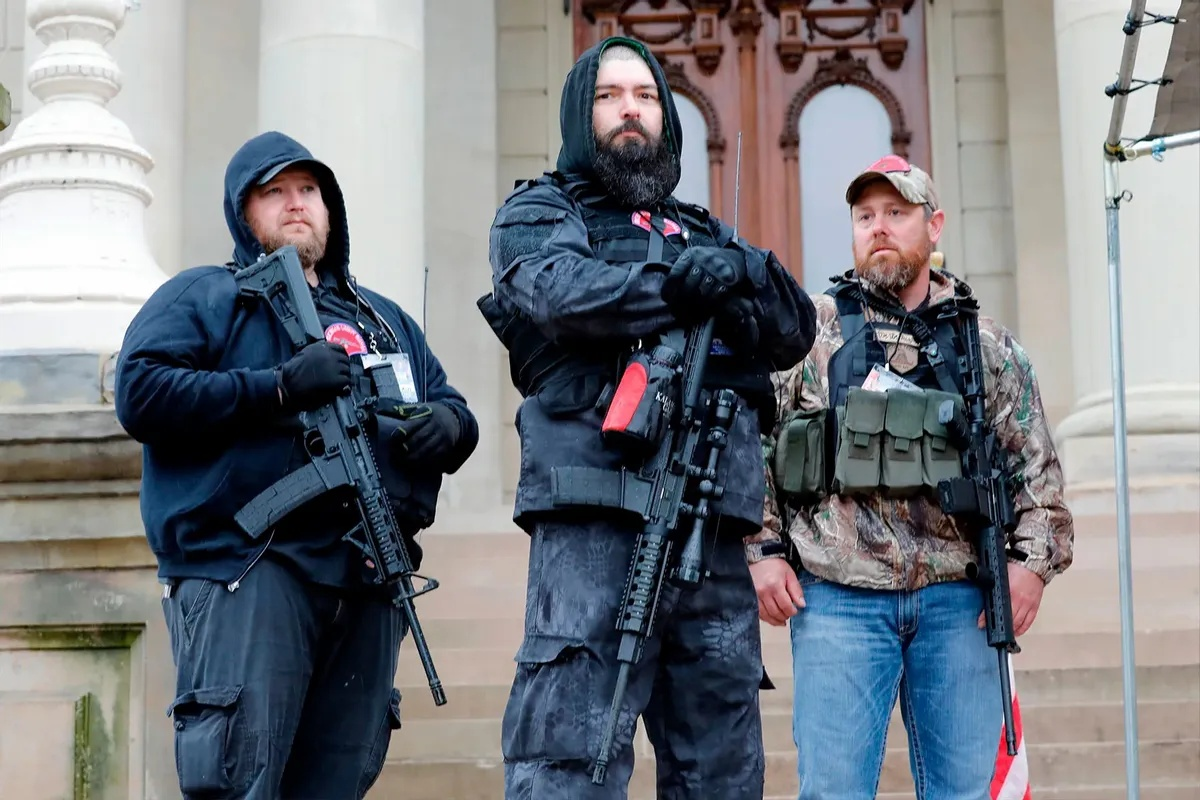
#> input picture data/1.jpg, 1200 x 800 px, found by its file name
$ python check_slicing.py   (older library calls are emulated)
#> lines starting #> are read from the running program, lines starting #| are printed output that depends on the picture
### src/utils/cv.py
from io import BytesIO

import numpy as np
import requests
from loguru import logger
from PIL import Image, ImageOps


def read_image_as_pil(
    image: Image.Image | str | np.ndarray, exif_fix: bool = True
) -> Image.Image:
    """Loads an image as PIL.Image.Image.

    Args:
        image (Union[Image.Image, str, np.ndarray]): The image to be loaded. It can be an image path or URL (str),
            a numpy image (np.ndarray), or a PIL.Image object.
        exif_fix (bool, optional): Whether to apply an EXIF fix to the image. Defaults to False.

    Returns:
        PIL.Image.Image: The loaded image as a PIL.Image object.
    """
    # https://stackoverflow.com/questions/56174099/how-to-load-images-larger-than-max-image-pixels-with-pil
    Image.MAX_IMAGE_PIXELS = None

    if isinstance(image, Image.Image):
        image_pil = image
    elif isinstance(image, str):
        # read image if str image path is provided
        try:
            image_pil = Image.open(
                BytesIO(requests.get(image, stream=True).content)
                if str(image).startswith("http")
                else image
            ).convert("RGB")
            if exif_fix:
                ImageOps.exif_transpose(image_pil, in_place=True)
        except Exception as e:  # handle large/tiff image reading
            logger.error(
                f"PIL failed reading image with error {e}, trying skimage instead"
            )
            try:
                import skimage.io
            except ImportError as err:
                raise ImportError(
                    "Please run 'pip install -U scikit-image imagecodecs' for large image handling."
                ) from err
            image_sk = skimage.io.imread(image).astype(np.uint8)
            if len(image_sk.shape) == 2:  # b&w
                image_pil = Image.fromarray(image_sk, mode="1")
            elif image_sk.shape[2] == 4:  # rgba
                image_pil = Image.fromarray(image_sk, mode="RGBA")
            elif image_sk.shape[2] == 3:  # rgb
                image_pil = Image.fromarray(image_sk, mode="RGB")
            else:
                raise TypeError(
                    f"image with shape: {image_sk.shape[3]} is not supported."
                ) from None
    elif isinstance(image, np.ndarray):
        # check if image is in CHW format (Channels, Height, Width)
        # heuristic: 3 dimensions, first dim (channels) < 5, last dim (width) > 4
        if image.ndim == 3 and image.shape[0] < 5 and image.shape[2] > 4:
            # convert CHW to HWC (Height, Width, Channels)
            image = np.transpose(image, (1, 2, 0))
        image_pil = Image.fromarray(image)
    else:
        raise TypeError("read image with 'pillow' using 'Image.open()'")
    return image_pil

### src/slice/slicing.py
import concurrent.futures
import os
from pathlib import Path

import numpy as np
from loguru import logger
from PIL import Image

from src.slice.objects import SlicedImage, SliceImageResult
from src.slice.utils import get_auto_slice_params
from src.utils.cv import read_image_as_pil

IMAGE_EXTENSIONS_LOSSY = {".jpg", ".jpeg"}
IMAGE_EXTENSIONS_LOSSLESS = {".png", ".bmp", ".tiff", ".tif"}
MAX_WORKERS = os.cpu_count() or 4


def get_slice_bboxes(
    image_height: int,
    image_width: int,
    slice_height: int | None = None,
    slice_width: int | None = None,
    auto_slice_resolution: bool | None = True,
    overlap_height_ratio: float | None = 0.2,
    overlap_width_ratio: float | None = 0.2,
) -> list[list[int]]:
    """Generate bounding boxes for slicing an image into crops.

    The function calculates the coordinates for each slice based on the provided
    image dimensions, slice size, and overlap ratios. If slice size is not provided
    and auto_slice_resolution is True, the function will automatically determine
    appropriate slice parameters.

    Args:
        image_height (int): Height of the original image.
        image_width (int): Width of the original image.
        slice_height (int, optional): Height of each slice. Default None.
        slice_width (int, optional): Width of each slice. Default None.
        overlap_height_ratio (float, optional): Fractional overlap in height of each
            slice (e.g. an overlap of 0.2 for a slice of size 100 yields an
            overlap of 20 pixels). Default 0.2.
        overlap_width_ratio(float, optional): Fractional overlap in width of each
            slice (e.g. an overlap of 0.2 for a slice of size 100 yields an
            overlap of 20 pixels). Default 0.2.
        auto_slice_resolution (bool, optional): if not set slice parameters such as slice_height and slice_width,
            it enables automatically calculate these parameters from image resolution and orientation.

    Returns:
        List[List[int]]: List of 4 corner coordinates for each N slices.
            [
                [slice_0_left, slice_0_top, slice_0_right, slice_0_bottom],
                ...
                [slice_N_left, slice_N_top, slice_N_right, slice_N_bottom]
            ]
    """
    slice_bboxes = []
    y_max = y_min = 0

    if slice_height and slice_width:
        for name, r in (
            ("height", overlap_height_ratio),
            ("width", overlap_width_ratio),
        ):
            if r is not None and r >= 1.0:
                raise ValueError("Overlap ratio must be less than 1.0")
        r_h = overlap_height_ratio if overlap_height_ratio is not None else 0.2
        r_w = overlap_width_ratio if overlap_width_ratio is not None else 0.2
        y_overlap = int(r_h * slice_height)
        x_overlap = int(r_w * slice_width)
    elif auto_slice_resolution:
        x_overlap, y_overlap, slice_width, slice_height = get_auto_slice_params(
            height=image_height, width=image_width
        )
    else:
        raise ValueError(
            "Compute type is not auto and slice width and height are not provided."
        )

    while y_max < image_height:
        x_min = x_max = 0
        y_max = y_min + slice_height
        while x_max < image_width:
            x_max = x_min + slice_width
            if y_max > image_height or x_max > image_width:
                xmax = min(image_width, x_max)
                ymax = min(image_height, y_max)
                xmin = max(0, xmax - slice_width)
                ymin = max(0, ymax - slice_height)
                slice_bboxes.append([xmin, ymin, xmax, ymax])
            else:
                slice_bboxes.append([x_min, y_min, x_max, y_max])
            x_min = x_max - x_overlap
        y_min = y_max - y_overlap
    return slice_bboxes


def slice_image(
    image: str | Image.Image,
    output_file_name: str | None = None,
    output_dir: str | None = None,
    slice_height: int | None = None,
    slice_width: int | None = None,
    overlap_height_ratio: float | None = 0.2,
    overlap_width_ratio: float | None = 0.2,
    auto_slice_resolution: bool | None = True,
    min_area_ratio: float | None = 0.1,
    out_ext: str | None = None,
    verbose: bool | None = False,
    exif_fix: bool = True,
) -> SliceImageResult:
    """Slice a large image into smaller windows. If output_file_name and output_dir is given, export sliced images.

    Args:
        image (str or PIL.Image): File path of image or Pillow Image to be sliced.
        coco_annotation_list (List[CocoAnnotation], optional): List of CocoAnnotation objects.
        output_file_name (str, optional): Root name of output files (coordinates will
            be appended to this)
        output_dir (str, optional): Output directory
        slice_height (int, optional): Height of each slice. Default None.
        slice_width (int, optional): Width of each slice. Default None.
        overlap_height_ratio (float, optional): Fractional overlap in height of each
            slice (e.g. an overlap of 0.2 for a slice of size 100 yields an
            overlap of 20 pixels). Default 0.2.
        overlap_width_ratio (float, optional): Fractional overlap in width of each
            slice (e.g. an overlap of 0.2 for a slice of size 100 yields an
            overlap of 20 pixels). Default 0.2.
        auto_slice_resolution (bool, optional): if not set slice parameters such as slice_height and slice_width,
            it enables automatically calculate these params from image resolution and orientation.
        min_area_ratio (float, optional): If the cropped annotation area to original annotation
            ratio is smaller than this value, the annotation is filtered out. Default 0.1.
        out_ext (str, optional): Extension of saved images. Default is the
            original suffix for lossless image formats and png for lossy formats ('.jpg','.jpeg').
        verbose (bool, optional): Switch to print relevant values to screen.
            Default 'False'.
        exif_fix (bool): Whether to apply an EXIF fix to the image.

    Returns:
        sliced_image_result: SliceImageResult:
                                sliced_image_list: list of SlicedImage
                                image_dir: str
                                    Directory of the sliced image exports.
                                original_image_size: list of int
                                    Size of the unsliced original image in [height, width]
    """

    # define verboseprint
    verboselog = logger.info if verbose else lambda *a, **k: None

    # [7 lines left out: function _export_single_slice, not called in this run]

    # create outdir if not present
    if output_dir is not None:
        Path(output_dir).mkdir(parents=True, exist_ok=True)

    # read image
    image_pil = read_image_as_pil(image, exif_fix=exif_fix)
    verboselog("image.shape: " + str(image_pil.size))

    image_width, image_height = image_pil.size
    if not image_width or not image_height:
        raise RuntimeError(f"invalid image size: {image_pil.size} for 'slice_image'.")
    slice_bboxes = get_slice_bboxes(
        image_height=image_height,
        image_width=image_width,
        auto_slice_resolution=auto_slice_resolution,
        slice_height=slice_height,
        slice_width=slice_width,
        overlap_height_ratio=overlap_height_ratio,
        overlap_width_ratio=overlap_width_ratio,
    )

    sliced_image_result = SliceImageResult(
        original_image_size=[image_height, image_width], image_dir=output_dir
    )
    image_pil_arr = np.asarray(image_pil)

    for slice_bbox in slice_bboxes:
        tlx, tly, brx, bry = slice_bbox
        image_pil_slice = image_pil_arr[tly:bry, tlx:brx]

        slice_suffixes = "_".join(map(str, slice_bbox))
        if out_ext:
            suffix = out_ext
        elif hasattr(image_pil, "filename"):
            suffix = Path(image_pil.filename).suffix
            if suffix in IMAGE_EXTENSIONS_LOSSY:
                suffix = ".png"
            elif suffix in IMAGE_EXTENSIONS_LOSSLESS:
                suffix = Path(image_pil.filename).suffix
        else:
            suffix = ".png"

        sliced_image = SlicedImage(image=image_pil_slice, starting_pixel=[tlx, tly])
        sliced_image_result.add_sliced_image(sliced_image)

    if output_file_name and output_dir:
        n = len(sliced_image_result)
        filenames = [
            f"{output_file_name}_{'_'.join(map(str, b))}{suffix}" for b in slice_bboxes
        ]
        max_workers = max(1, min(MAX_WORKERS, n))
        with concurrent.futures.ThreadPoolExecutor(max_workers=max_workers) as executor:
            list(
                executor.map(
                    _export_single_slice,
                    sliced_image_result.images,
                    [output_dir] * n,
                    filenames,
                )
            )

    verboselog(
        f"Num slices: {len(slice_bboxes)} slice_height: {slice_height} slice_width: {slice_width}"
    )

    return sliced_image_result

### src/slice/objects.py
import numpy as np


class SlicedImage:
    def __init__(self, image: np.ndarray, starting_pixel: list[int]):
        """
        image: np.array
            Sliced image.
        starting_pixel: list of list of int
            Starting pixel coordinates of the sliced image.
        """
        self.image = image
        self.starting_pixel = starting_pixel


class SliceImageResult:
    def __init__(self, original_image_size: list[int], image_dir: str | None = None):
        self.original_image_height = original_image_size[0]
        self.original_image_width = original_image_size[1]
        self.image_dir = image_dir
        self._sliced_image_list: list[SlicedImage] = []

    def add_sliced_image(self, sliced_image: SlicedImage):
        if not isinstance(sliced_image, SlicedImage):
            raise TypeError("sliced_image must be a SlicedImage instance")
        self._sliced_image_list.append(sliced_image)

    @property
    def sliced_image_list(self):
        return self._sliced_image_list

    # [31 lines left out: functions images, starting_pixels, filenames, _item_at, __getitem__, not called in this run]

    def __len__(self):
        return len(self._sliced_image_list)

### scripts/check_slicing.py
import argparse
from pathlib import Path

import cv2
from src.slice import slice_image
from src.utils.constants import PROJECT_ROOT


def main():
    parser = argparse.ArgumentParser(description="Slice an image and save tiles.")
    parser.add_argument(
        "--image",
        default=str(PROJECT_ROOT / "data/1.jpg"),
        help="Input image path",
    )
    parser.add_argument(
        "--result-dir",
        default=PROJECT_ROOT / "result",
        help="Base folder for outputs; artifacts go under result/slice/<image_name>/",
    )
    parser.add_argument("--slice-height", type=int, default=640)
    parser.add_argument("--slice-width", type=int, default=640)
    parser.add_argument("--overlap-height-ratio", type=float, default=0.2)
    parser.add_argument("--overlap-width-ratio", type=float, default=0.2)
    args = parser.parse_args()

    image_path = args.image
    image_stem = Path(image_path).stem
    out_dir = Path(args.result_dir) / "slice" / image_stem
    out_dir.mkdir(parents=True, exist_ok=True)

    slice_image_result = slice_image(
        image=image_path,
        slice_height=args.slice_height,
        slice_width=args.slice_width,
        overlap_height_ratio=args.overlap_height_ratio,
        overlap_width_ratio=args.overlap_width_ratio,
        auto_slice_resolution=False,
    )
#> in read_image_as_pil, image_pil is the input picture: PIL image 1200x800 RGB; mean R, G, B 118.7, 121.9, 127.7
#> the loop in slice_image, `for slice_bbox in slice_bboxes:` made 6 passes
#> pass 1, in slice_image, `image_pil_slice = image_pil_arr[tly:bry, tlx:brx]`:
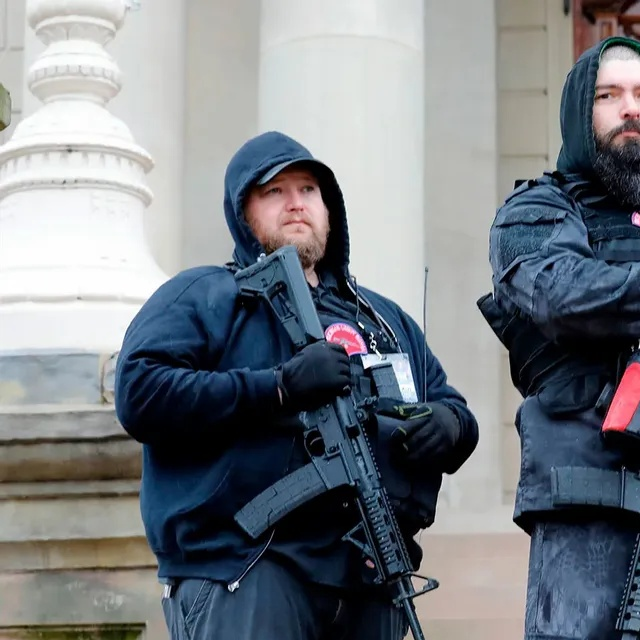
#> image_pil_slice: shape (640, 640, 3); mean R, G, B 121.2, 126.4, 132.3
#> pass 2, in slice_image, `image_pil_slice = image_pil_arr[tly:bry, tlx:brx]`:
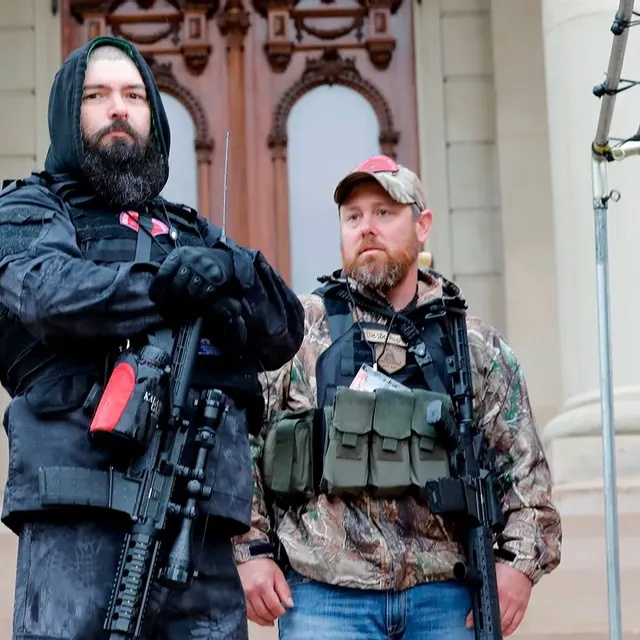
#> image_pil_slice: shape (640, 640, 3); mean R, G, B 109.2, 108.6, 114.4
#> pass 3, in slice_image, `image_pil_slice = image_pil_arr[tly:bry, tlx:brx]`:
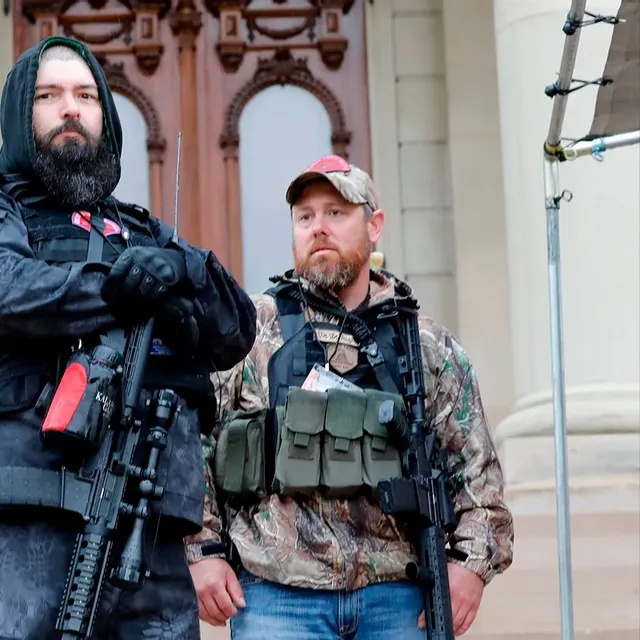
#> image_pil_slice: shape (640, 640, 3); mean R, G, B 116.9, 115.5, 120.2
#> after the loop in slice_image, `for slice_bbox in slice_bboxes:`:
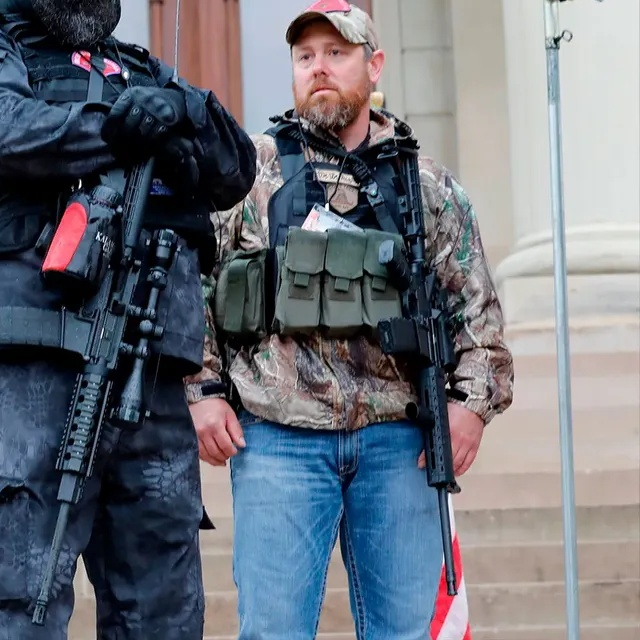
#> image_pil_slice: shape (640, 640, 3); mean R, G, B 107.4, 112, 121.5

    for sliced_image in slice_image_result.sliced_image_list:
        x, y = sliced_image.starting_pixel[0], sliced_image.starting_pixel[1]
        path = out_dir / f"sliced_image_{x}_{y}.jpg"
        cv2.imwrite(
            str(path),
            cv2.cvtColor(sliced_image.image, cv2.COLOR_RGB2BGR),
        )
#> this loop made 6 passes
#> (x, y) on passes 1 to 6: (0, 0), (512, 0), (560, 0), (0, 160), (512, 160), (560, 160)

    print(f"Saved {len(slice_image_result.sliced_image_list)} slices to {out_dir}")
#| Saved 6 slices to src/result/slice/1


if __name__ == "__main__":
    main()

"""
PYTHONPATH="." python3 scripts/check_slicing.py
"""

$ run again, with data/small-vehicles_fullhd.jpeg copied over data/1.jpg
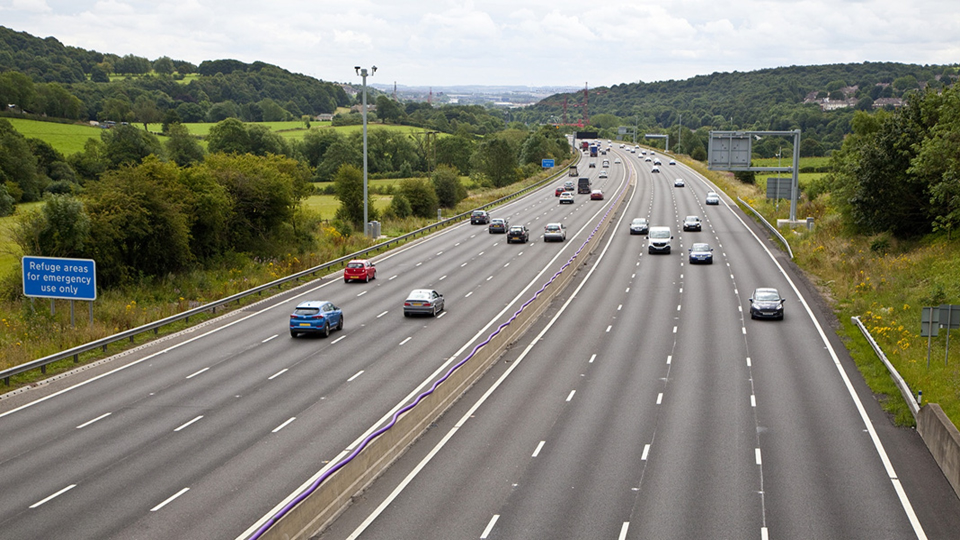
#> input picture data/small-vehicles_fullhd.jpeg, 1920 x 1080 px, found by its file name (shown at 1/2 size)
#> in read_image_as_pil, image_pil is the input picture: PIL image 1920x1080 RGB; mean R, G, B 130.3, 129.2, 115.8
#> the loop in slice_image, `for slice_bbox in slice_bboxes:` made 8 passes
#> pass 1, in slice_image, `image_pil_slice = image_pil_arr[tly:bry, tlx:brx]`:
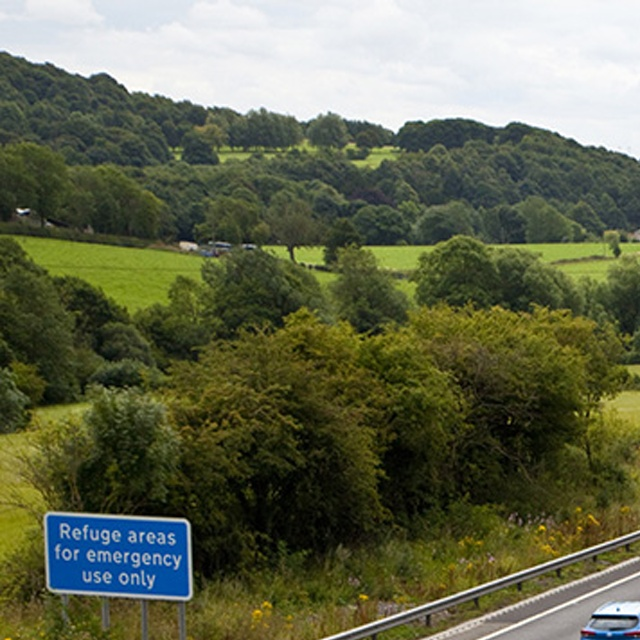
#> image_pil_slice: shape (640, 640, 3); mean R, G, B 100.2, 104.5, 79.1
#> after the loop in slice_image, `for slice_bbox in slice_bboxes:`:
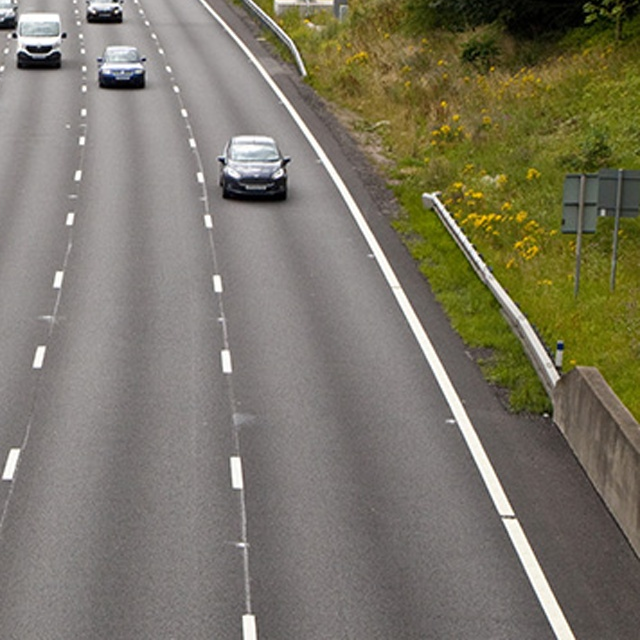
#> image_pil_slice: shape (640, 640, 3); mean R, G, B 123.4, 118.8, 102.9
#> the loop in main, `for sliced_image in slice_image_result.sliced_image_list:` made 8 passes
#> (x, y) on passes 1 to 8: (0, 0), (512, 0), (1024, 0), (1280, 0), (0, 440), (512, 440), (1024, 440), (1280, 440)
#| Saved 8 slices to src/result/slice/1
